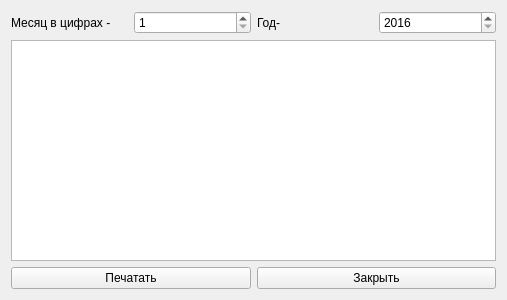
<?xml version="1.0" encoding="UTF-8"?>
<ui version="4.0">
 <class>Form</class>
 <widget class="QWidget" name="Form">
  <property name="geometry">
   <rect>
    <x>0</x>
    <y>0</y>
    <width>507</width>
    <height>300</height>
   </rect>
  </property>
  <property name="windowTitle">
   <string>Отчет.</string>
  </property>
  <layout class="QGridLayout" name="gridLayout">
   <item row="0" column="0">
    <widget class="QLabel" name="label">
     <property name="text">
      <string>Месяц в цифрах -</string>
     </property>
    </widget>
   </item>
   <item row="0" column="1">
    <widget class="QSpinBox" name="Mount">
     <property name="minimum">
      <number>1</number>
     </property>
     <property name="maximum">
      <number>12</number>
     </property>
    </widget>
   </item>
   <item row="0" column="2">
    <widget class="QLabel" name="label_2">
     <property name="text">
      <string>Год-</string>
     </property>
    </widget>
   </item>
   <item row="0" column="3">
    <widget class="QSpinBox" name="Year">
     <property name="minimum">
      <number>2016</number>
     </property>
     <property name="maximum">
      <number>2100</number>
     </property>
    </widget>
   </item>
   <item row="1" column="0" colspan="4">
    <widget class="QTextEdit" name="Text"/>
   </item>
   <item row="2" column="0" colspan="2">
    <widget class="QPushButton" name="Print">
     <property name="text">
      <string>Печатать</string>
     </property>
    </widget>
   </item>
   <item row="2" column="2" colspan="2">
    <widget class="QPushButton" name="Close">
     <property name="text">
      <string>Закрыть</string>
     </property>
    </widget>
   </item>
  </layout>
 </widget>
 <resources/>
 <connections/>
</ui>
